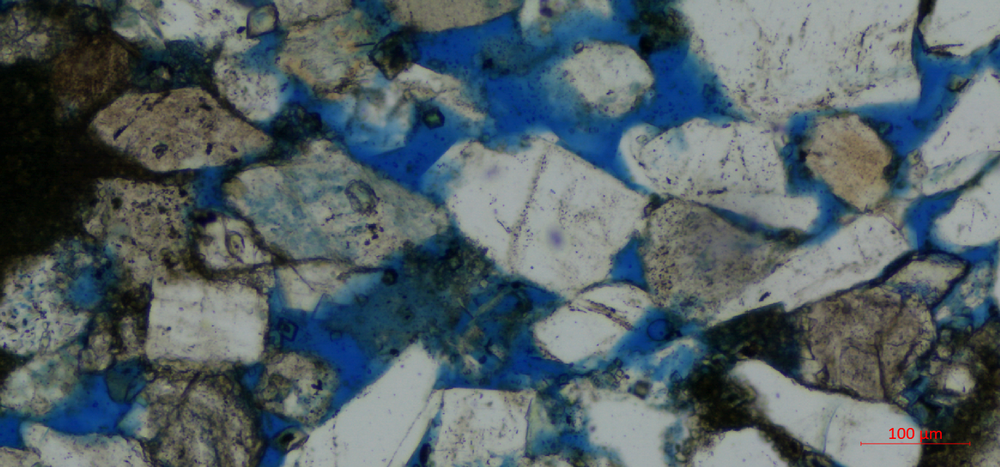
#> input picture image/16-0460_5.png, 1000 x 467 px, shrunk from 1460 x 682 before the run, found by its file name
$ python median_filter.py
#> lines starting #> are read from the running program, lines starting #| are printed output that depends on the picture
# -*- coding: utf-8 -*-
# @Time : 2020/4/2 上午11:12
# @Author : LuoLu
# @FileName: median_filter.py
# @Software: PyCharm
# @Github ：https://github.com/luolugithub
# @E-mail ：argluolu@gmail.com

import cv2
import numpy as np

img = cv2.imread('/home/luolu/Downloads/data/yashi_bp/pore_throat_img/pore_mask/16-0460_5.png')
#> img is the input picture: shape (467, 1000, 3); mean B, G, R 101.2, 96.3, 82.8
median = cv2.medianBlur(img, 31)
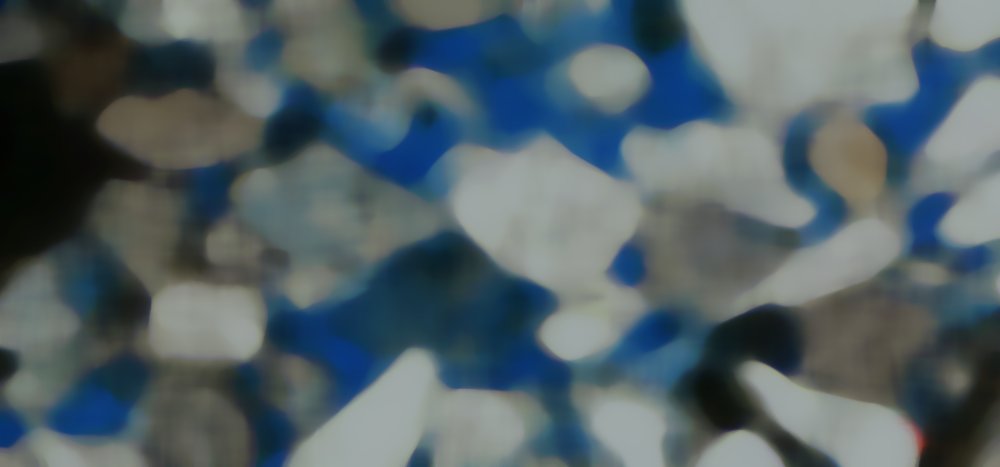
#> median: shape (467, 1000, 3); mean B, G, R 102.3, 97.4, 83.1
compare = np.concatenate((img, median), axis=1) #side by side comparison
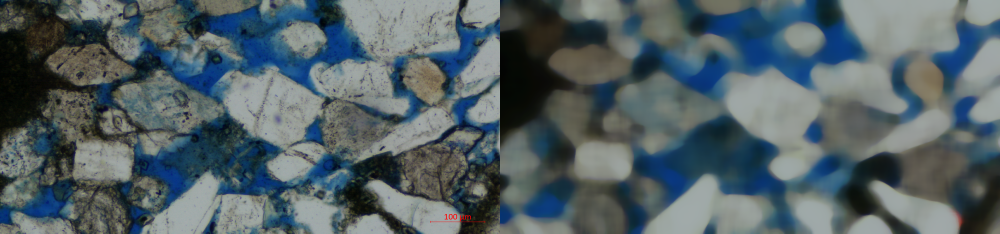
#> compare: shape (467, 2000, 3) (shown at 1/2 size); mean B, G, R 101.7, 96.9, 83


cv2.imwrite("/home/luolu/Downloads/data/yashi_bp/pore_throat_img/filter_16-0460_5.png", median)

# [4 lines of commented-out code are left out]
